Frame 1 (no input): blank canvas, image omitted
Frame 60 (no input): blank canvas, image omitted
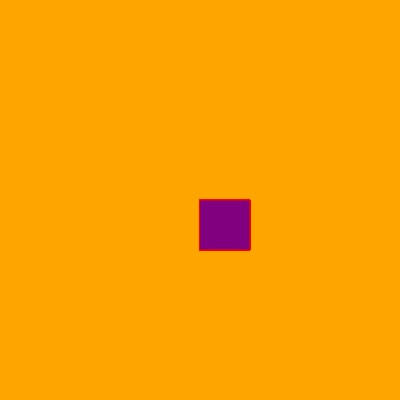
Frame 120 (the mouse pressed at the canvas centre since frame 60)

The p5.js sketch whose frames 1 and 60 were blank and that drew this single picture after the mouse press (run headless with seeded random() and noise() and a simulated clock; from frame 60 on, the mouse is pressed at the canvas centre):

// p5.js sketch
// ── sketch.js
function setup() {
    createCanvas(400, 400);
    
    background("orange");
  }
  
  function draw() {

    stroke("red");
    fill("purple");
    
    if (mouseIsPressed) {
      rect(mouseX, mouseY, 50, 50);
    }
  }
  
